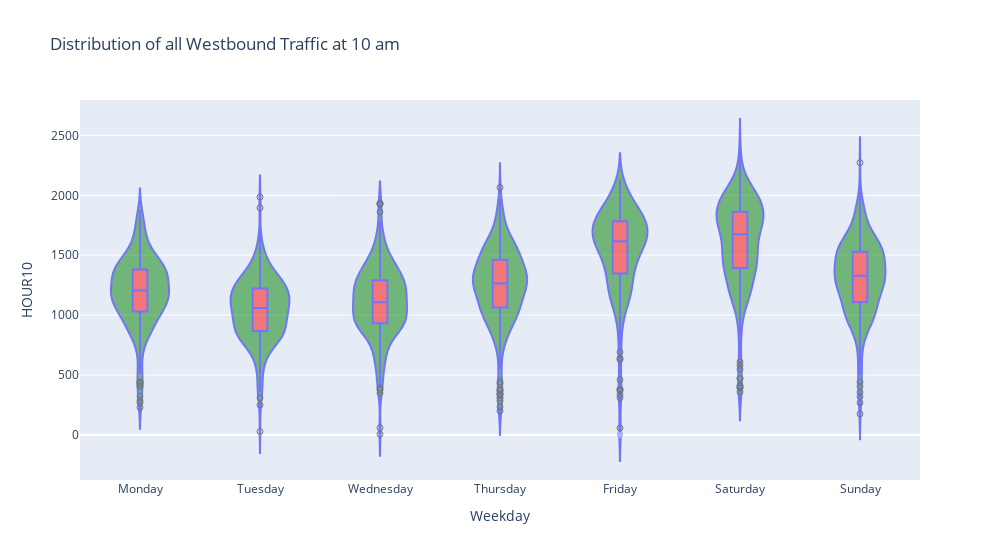

Source (notebook cell):
### Code cell
fig = px.violin(EW_weekdays, y = 'HOUR10', x= "Weekday", 
                box=True, 
                points="suspectedoutliers", 
                hover_data= Eisenhower_West.columns, 
                width = 1000, 
                title = 'Distribution of all Westbound Traffic at 10 am')
fig.update_traces(fillcolor = 'green',
                  line_color = 'blue',
                  marker_line_outliercolor= 'black',
                  box_fillcolor = 'red',
                  opacity = 0.5)
fig.show()

### Figure 1 — Plotly figure (JSON) as saved in the notebook; plotly's stock layout.template omitted (floating-point values rounded to 4 significant figures; data arrays with more than 128 entries replaced by an {"elided": "..."} marker saying what was removed)
{"data": [{"alignmentgroup": "True", "box": {"fillcolor": "red", "visible": true}, "customdata": {"elided": "2037x27 mixed values"}, "fillcolor": "green", "hovertemplate": "Weekday=%{x}<br>HOUR10=%{y}<br>COUNTSTATIONID=%{customdata[0]}<br>COUNTDIR=%{customdata[1]}<br>HOUR0=%{customdata[2]}<br>HOUR1=%{customdata[3]}<br>HOUR2=%{customdata[4]}<br>HOUR3=%{customdata[5]}<br>HOUR4=%{customdata[6]}<br>HOUR5=%{customdata[7]}<br>HOUR6=%{customdata[8]}<br>HOUR7=%{customdata[9]}<br>HOUR8=%{customdata[10]}<br>HOUR9=%{customdata[11]}<br>HOUR11=%{customdata[12]}<br>HOUR12=%{customdata[13]}<br>HOUR13=%{customdata[14]}<br>HOUR14=%{customdata[15]}<br>HOUR15=%{customdata[16]}<br>HOUR16=%{customdata[17]}<br>HOUR17=%{customdata[18]}<br>HOUR18=%{customdata[19]}<br>HOUR19=%{customdata[20]}<br>HOUR20=%{customdata[21]}<br>HOUR21=%{customdata[22]}<br>HOUR22=%{customdata[23]}<br>HOUR23=%{customdata[24]}<br>FormattedDate=%{customdata[25]}<br>Month=%{customdata[26]}<extra></extra>", "legendgroup": "", "line": {"color": "blue"}, "marker": {"color": "#636efa", "line": {"outliercolor": "black"}}, "name": "", "offsetgroup": "", "opacity": 0.5, "orientation": "v", "points": "suspectedoutliers", "scalegroup": "True", "showlegend": false, "type": "violin", "x": {"elided": "2037 str values"}, "x0": " ", "xaxis": "x", "y": {"elided": "2037 int values"}, "y0": " ", "yaxis": "y"}], "layout": {"legend": {"tracegroupgap": 0}, "title": {"text": "Distribution of all Westbound Traffic at 10 am"}, "violinmode": "group", "width": 1000, "xaxis": {"anchor": "y", "domain": [0, 1], "title": {"text": "Weekday"}}, "yaxis": {"anchor": "x", "domain": [0, 1], "title": {"text": "HOUR10"}}}}
